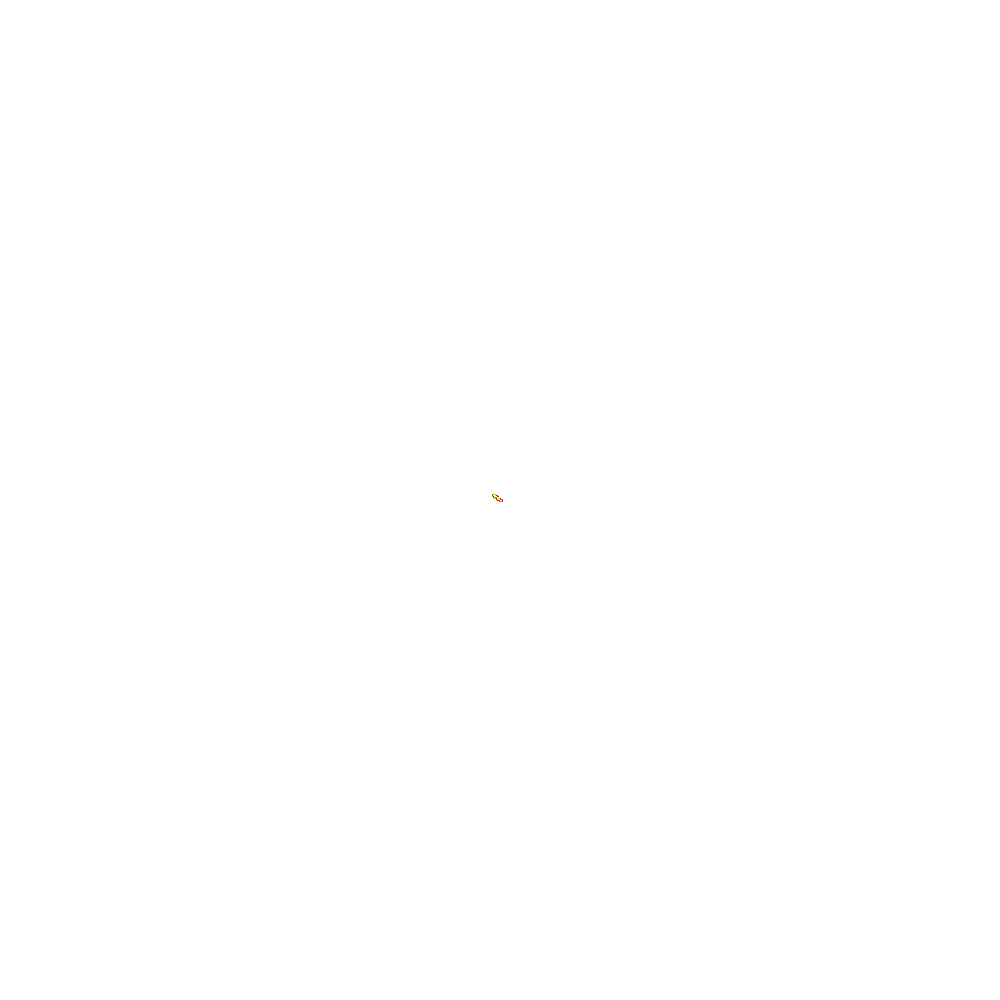
Frame 1 (no input)
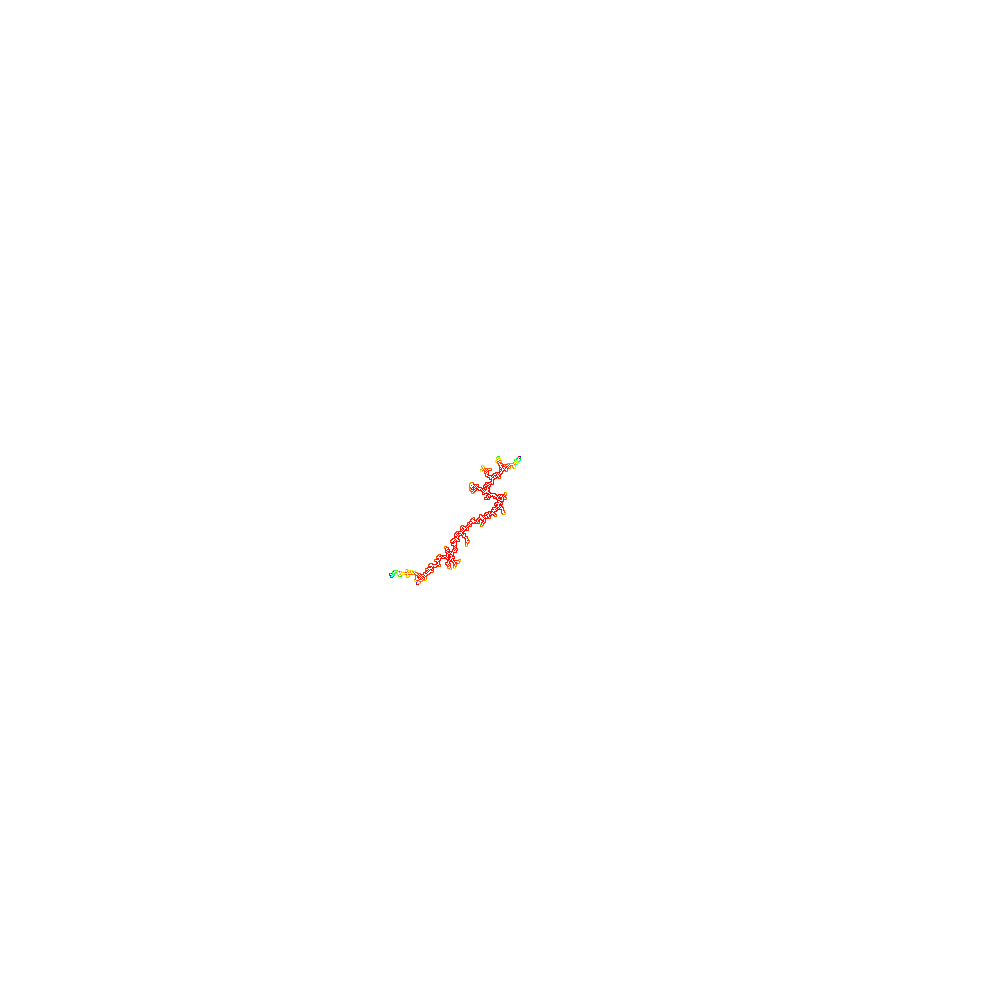
Frame 60 (the mouse pressed at the canvas centre just before this capture)
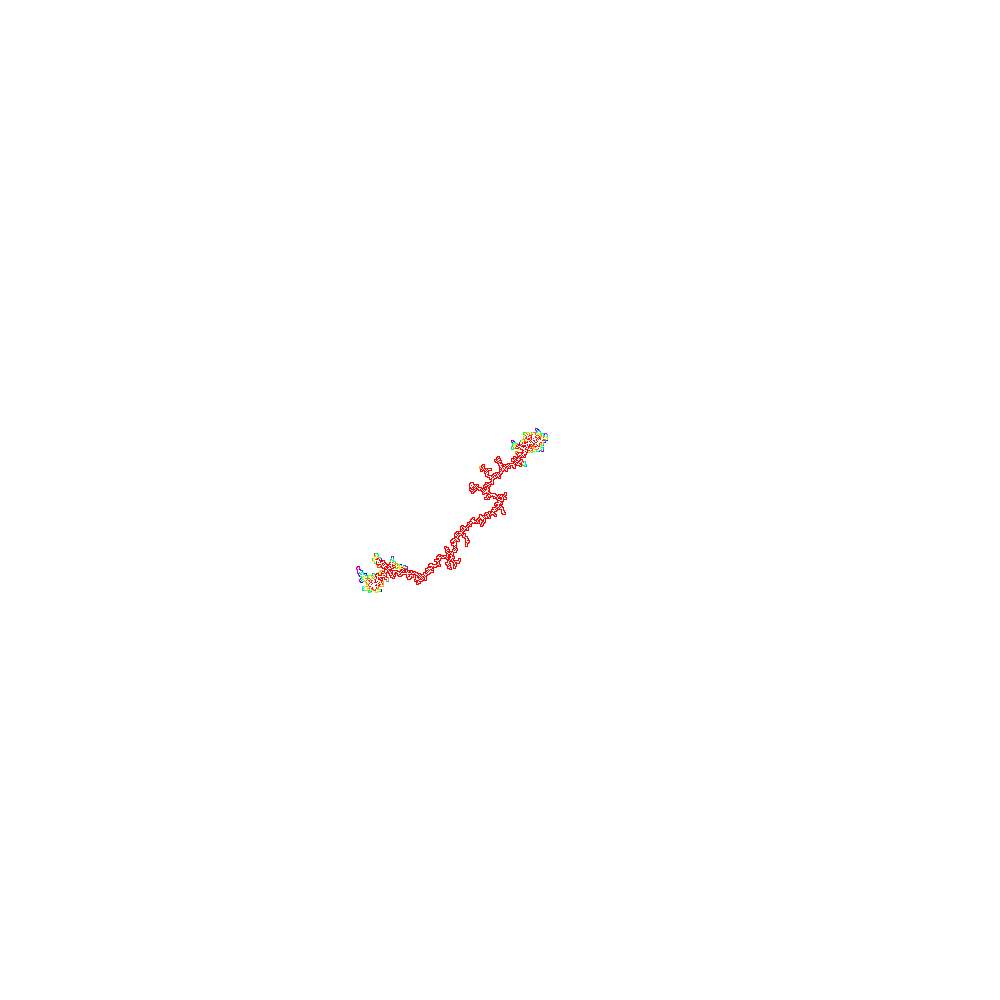
Frame 120 (the mouse held since frame 60 and released just before this capture)

The Processing sketch that drew these frames (run headless with seeded random() and noise(); from frame 60 on, the mouse is pressed at the canvas centre):

// Processing sketch: LaplacianGrowth
// ── LaplacianGrowth.pde
Lightning lightning = new Lightning();
float h = 1;
float eta = 4;

int iter = 10;

void setup(){
  size(1000, 1000);
  lightning.eta = eta;
  lightning.h = h;
  lightning.start(new Vec(0, 0));
  colorMode(HSB, 360, 100, 100);
}
  
void draw(){
  if(mousePressed)lightning.start(new Vec(mouseX-width/2, mouseY-height/2));
  
  //change eta           \/(experimental)
  //eta = map(mouseX, 0, width, 0.1, 5);
  //lightning.eta = eta;
  //                     /\
  background(360);
  for(int i=0; i<iter; i++){
    lightning.grow();
  }
  translate(width/2, height/2);
  noStroke();
  //println(lightning.phis.size(), lightning.potentials.size(), lightning.charges.size(), lightning.candidateSites.size());
  fill(360);
  float size = 1;//grid visualization size
  for(int i=0; i<lightning.charges.size(); i++){
    Vec charge = lightning.charges.get(i);
    rect(charge.x*size, charge.y*size, size, size);
  }
  for(int i=0; i<lightning.candidateSites.size(); i++){
    Vec charge = lightning.candidateSites.get(i);
    //fill(lightning.potentials.get(i), lightning.phis.get(i), 0);
    fill(i < lightning.phis.size() ? lightning.phis.get(i)*360 : 0, 100, 100);//cramp index 
    rect(charge.x*size, charge.y*size, size, size);
  }
}

// ── Extends.pde
boolean contains(ArrayList<Vec> targets, Vec value){//compare internal value
  for(Vec target : targets){
    if(target.x == value.x && target.y == value.y)return true;
  }
  return false;
}

void resize(ArrayList<Float> target, int length){
  while(target.size() < length){
    target.add(0.);
  }
  int i = target.size()-1;
  while(target.size() > length){
    target.remove(i);
  }
}

class Vec{
  int x, y;
  Vec(int x, int y){
    this.x = x;
    this.y = y;
  }
}

// ── Lightning.pde
//based on this site http://gamma.cs.unc.edu/FRAC/laplacian_large.pdf
//based on this code https://github.com/ryukau/lightning_rust/blob/master/src/generator.rs

class Lightning{
  ArrayList<Vec> charges = new ArrayList<Vec>();
  ArrayList<Vec> candidateSites = new ArrayList<Vec>();
  ArrayList<Float> potentials = new ArrayList<Float>();
  ArrayList<Float> phis = new ArrayList<Float>();
  int iteration;
  float eta;
  float h = 1;//physical length of a grid cell
  float R1 = h/2;
  
  void addNeighbor(Vec pos){
    for(int i=-1; i<=1; i++){
      for(int j=-1; j<=1; j++){
          if(i==0 && j==0) continue;
          
          Vec newSite = new Vec(pos.x+i, pos.y+j);
          if(contains(charges, newSite) || contains(candidateSites, newSite))continue;
          float potential = calcNewPotential(newSite);
          potentials.add(potential);
          candidateSites.add(newSite);
      }
    }
  }
  
  float calcNewPotential(Vec site){//Eqn 10
    float value = 0;
    for(Vec charge : charges){
      int dx = charge.x - site.x;
      int dy = charge.y - site.y;
      float distance = sqrt(dx*dx + dy*dy);
      value += 1.0 - R1/distance;
    }
    return value;
  }
  
  void updatePotential(Vec charge){//Eqn 11?10?
    for(int i=0; i<candidateSites.size(); i++){
      Vec site = candidateSites.get(i);
      int dx = charge.x - site.x;
      int dy = charge.y - site.y;
      float distance = sqrt(dx*dx + dy*dy);
      potentials.set(i, potentials.get(i)+1.0 - R1/distance);
    }
  }
  
  void grow(){
    float phiMin = Float.POSITIVE_INFINITY;
    float phiMax = Float.NEGATIVE_INFINITY;
    int index = 0;
    for(int i=0; i<potentials.size(); i++){
      float x = potentials.get(i);
      phiMin = min(phiMin, x);
      phiMax = max(phiMax, x);
      if(potentials.get(index) < x)index = i;
    }
    resize(phis, potentials.size());
    for(int i=0; i<potentials.size(); i++){
      float x = potentials.get(i);
      phis.set(i, pow((x - phiMin)/(phiMax - phiMin), eta));
    }
    float rnd = random(1);
    for(int i=0; i<phis.size(); i++){
      float x = phis.get(i);
      if(x > rnd && x < phis.get(index))index = i;
    }
    potentials.remove(index);
    Vec charge = candidateSites.remove(index);
    addNeighbor(charge);
    updatePotential(charge);
    charges.add(charge);
  }
  
  void start(Vec pos){
    lightning.addNeighbor(pos);
    lightning.charges.add(pos);
  }
}
